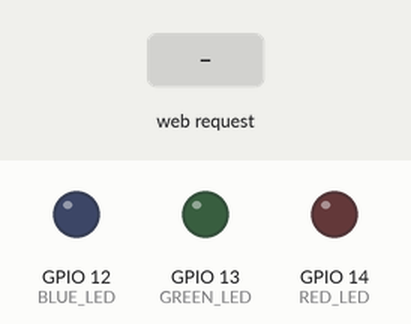
The sketch below on a simulated ESP8266 (NodeMCU). On the bench: output pins drawn as LEDs (lit = HIGH). The test bench sets the inputs (shaded band). What the sketch prints to the serial monitor is not drawn.

Above: at 1.2 s.
1.3 s: HTTP request GET /Sequence_1/on received
At 1.9 s:
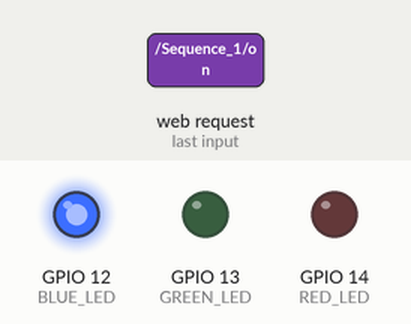
2.8 s: HTTP request GET /Sequence_2/on received
At 3.2 s:
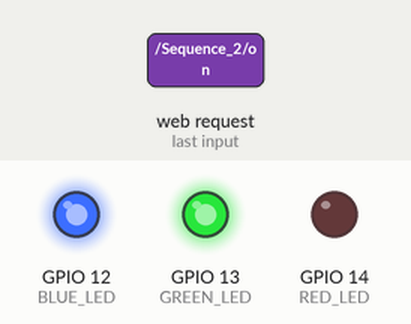
4.3 s: HTTP request GET /Sequence_1/off received
At 5.5 s:
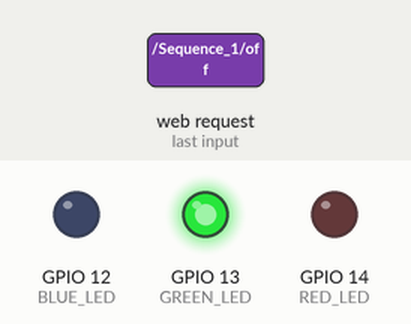
5.8 s: HTTP request GET /Sequence_3/on received
At 6.7 s:
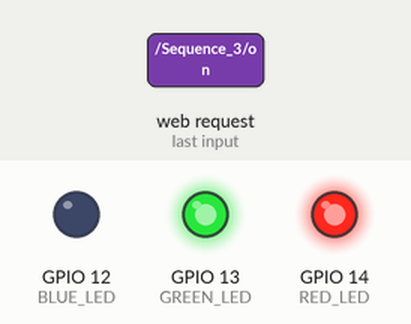
7.3 s: HTTP request GET /Sequence_2/off received
At 7.8 s:
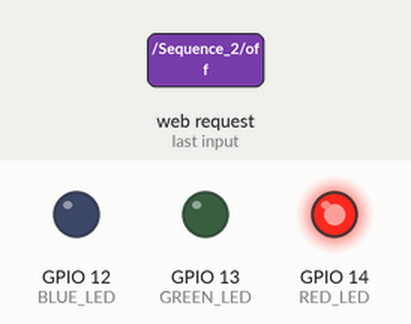
8.8 s: HTTP request GET /Sequence_1/on received
At 10.2 s:
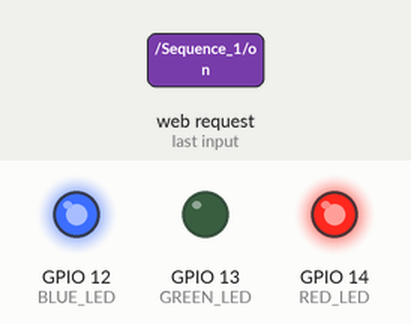
Timing chart, 0 to 11.3 s (numbered marks = the images above; inputs shaded):
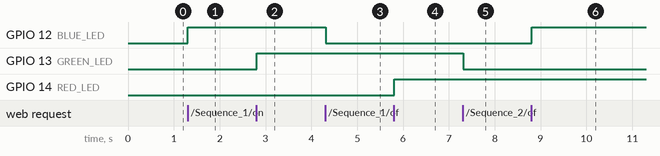

Measured:
- after the input at 1.3 s, GPIO 12 (BLUE_LED): LOW → HIGH at once
- after the input at 2.8 s, GPIO 13 (GREEN_LED): LOW → HIGH at once
- after the input at 4.3 s, GPIO 12 (BLUE_LED): HIGH → LOW at once
- after the input at 5.8 s, GPIO 14 (RED_LED): LOW → HIGH at once
- after the input at 7.3 s, GPIO 13 (GREEN_LED): HIGH → LOW at once
- after the input at 8.8 s, GPIO 12 (BLUE_LED): LOW → HIGH at once

The sketch:

webAp1.02.ino
```cpp
#include <ESP8266WiFi.h>
#include <WiFiClient.h>
#include <ESP8266WebServer.h>

 #define BLUE_LED  12
 #define GREEN_LED  13
 #define RED_LED   14

 // Create the objects for server and client
 WiFiServer server(80);
 WiFiClient client;

 const char* ssid   = "Test_1";         // This is the SSID that ESP32 will broadcast
 const char* password = "12345678";     // password should be atleast 8 characters to make it work

 String http;
 String temp;
 String bluLedState = "off";
 String grnLedState = "off";
 String redLedState = "off";
 String sequence1 = "off";
 String sequence2 = "off";
 String sequence3 = "off";

 int count;

 void setup() {
  Serial.begin(115200);
  pinMode(BLUE_LED, OUTPUT);
  pinMode(GREEN_LED, OUTPUT);
  pinMode(RED_LED, OUTPUT);
  digitalWrite(BLUE_LED, LOW);
  digitalWrite(GREEN_LED, LOW);
  digitalWrite(RED_LED, LOW);
  Serial.print("Connecting to ");
  Serial.println(ssid);

  // Create the ESP32 access point
  WiFi.softAP(ssid, password);

  Serial.println( "" );
  Serial.println( "WiFi AP is now running" );
  Serial.println( "IP address: " );
  Serial.println( WiFi.softAPIP() );

  // Start our ESP32 or ESP8266 server
  server.begin();
 }

 void loop(){
       // Checks if a new client tries to connect to our server
       if (client = server.available()) {
               Serial.println("New Client.");
               String clientData = "";

              // Wait until the client finish sending HTTP request
               while (client.connected()){
                      if (client.available()) {           // If there is a data,
                             char c = client.read();      //  read one character
                             http += c;
                             Serial.write(c);

                            // If the character is carriage return,
                            //  it means end of http request from client
                             if (c == '\n') {
                                   if (clientData.length() == 0) {       //  Now that the clientData is cleared,
                                          sendResponse();                //perform the necessary action
                                          //updateLED();
                                          updateState();
                                          updateWebpage();
                                          break;
                                   } else {
                                          clientData = ""; //  First, clear the clientData
                                   }
                             } else if (c != '\r') {       // Or if the character is NOT new line
                                    clientData += c;       //store the character to the clientData variable
                             }
                      }
               }

               temp = http;
               http = "";

              // Disconnect the client.
               client.stop();
               Serial.println("Client disconnected.");
               Serial.println("");
        }
        updateLED();
 }

 void sendResponse() {
  // Send the HTTP response headers
  client.println("HTTP/1.1 200 OK");
  client.println("Content-type:text/html");
  client.println("Connection: close");
  client.println();
 }

// In here we will display/update the webpage by sending the HTML
//  to the connected client
 void updateWebpage() {
// In order for us to use the HTTP GET functionality, the HTML hyperlinks or href is use in the buttons.
// So that, when you press the buttons, it will send a request to the
// web server with the href links by which our ESP32 web server will
//  be check using HTTP GET and execute the equivalent action

  // Send the whole HTML
  client.println("<!DOCTYPE html><html>");
  client.println("<head>");
  client.println("<title>ESP32 WiFi Station</title>");
  client.println("</head>");

  // Web Page Heading
  client.println("<body><h1>Simple ESP32 Web Server</h1>");

  // Display buttons for Sequence 1
  client.println("<p>1. Sequence 1 is " + sequence1 + "</p>");
  if (sequence1 == "off") {
   client.println("<p><a href=\"/Sequence_1/on\"><button>Turn ON</button></a></p>");
  } else {
   client.println("<p><a href=\"/Sequence_1/off\"><button>Turn OFF</button></a></p>");
  }

  client.print("<hr>");

  // Display buttons for sequence 2
  client.println("<p>2. Sequence 2 is " + sequence2 + "</p>");
  if (sequence2 == "off") {
   client.println("<p><a href=\"/Sequence_2/on\"><button>Turn ON</button></a></p>");
  } else {
   client.println("<p><a href=\"/Sequence_2/off\"><button>Turn OFF</button></a></p>");
  }

  client.print("<hr>");

  // Display buttons for Red LED
  client.println("<p>3. Sequence 3 is " + (sequence3) + "</p>");
  if (sequence3 == "off") {
   client.println("<p><a href=\"/Sequence_3/on\"><button>Turn ON</button></a></p>");
  } else {
   client.println("<p><a href=\"/Sequence_3/off\"><button>Turn OFF</button></a></p>");
  }

  client.println("</body></html>");
  client.println();
 }

// In here we will check the HTTP request of the connected client
//  using the HTTP GET function, and will turn on/off according to HTTP request
 void updateLED() {
  if(temp.indexOf("GET /Sequence_1/on") >= 0) {
   Serial.println("Blue LED on");
   digitalWrite(BLUE_LED, HIGH);
  } else if (temp.indexOf("GET /Sequence_1/off") >= 0) {
   Serial.println("Blue LED off");
   digitalWrite(BLUE_LED, LOW);
  } else if (temp.indexOf("GET /Sequence_2/on") >= 0) {
   Serial.println("Green LED on");
   digitalWrite(GREEN_LED, HIGH);
  } else if (temp.indexOf("GET /Sequence_2/off") >= 0) {
   Serial.println("Green LED off");
   digitalWrite(GREEN_LED, LOW);
  } else if (temp.indexOf("GET /Sequence_3/on") >= 0) {
   Serial.println("Red LED on");
   digitalWrite(RED_LED, HIGH);
  } else if (temp.indexOf("GET /Sequence_3/off") >= 0) {
   Serial.println("Red LED off");
   digitalWrite(RED_LED, LOW);
  }
 }

//updates states of LED
void updateState(){
   if    (http.indexOf("GET /Sequence_1/on") >= 0) {
   sequence1 = "on";
   count = 0;
  } else if (http.indexOf("GET /Sequence_1/off") >= 0) {
   sequence1 = "off";
  } else if (http.indexOf("GET /Sequence_2/on") >= 0) {
   sequence2 = "on";
   count = 0;
  } else if (http.indexOf("GET /Sequence_2/off") >= 0) {
   sequence2 = "off";
  } else if (http.indexOf("GET /Sequence_3/on") >= 0) {
   sequence3 = "on";
   count = 0;
  } else if (http.indexOf("GET /Sequence_3/off") >= 0) {
   sequence3 = "off";
  }
}
```
